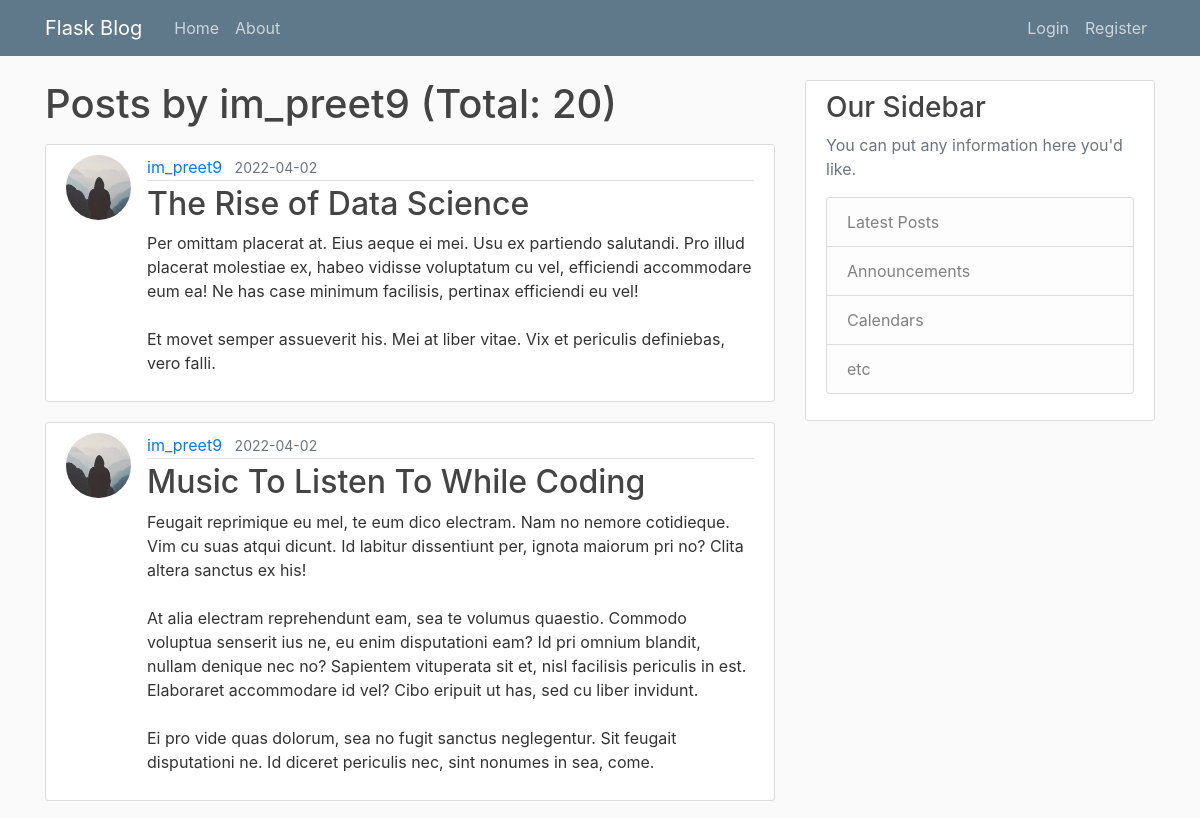
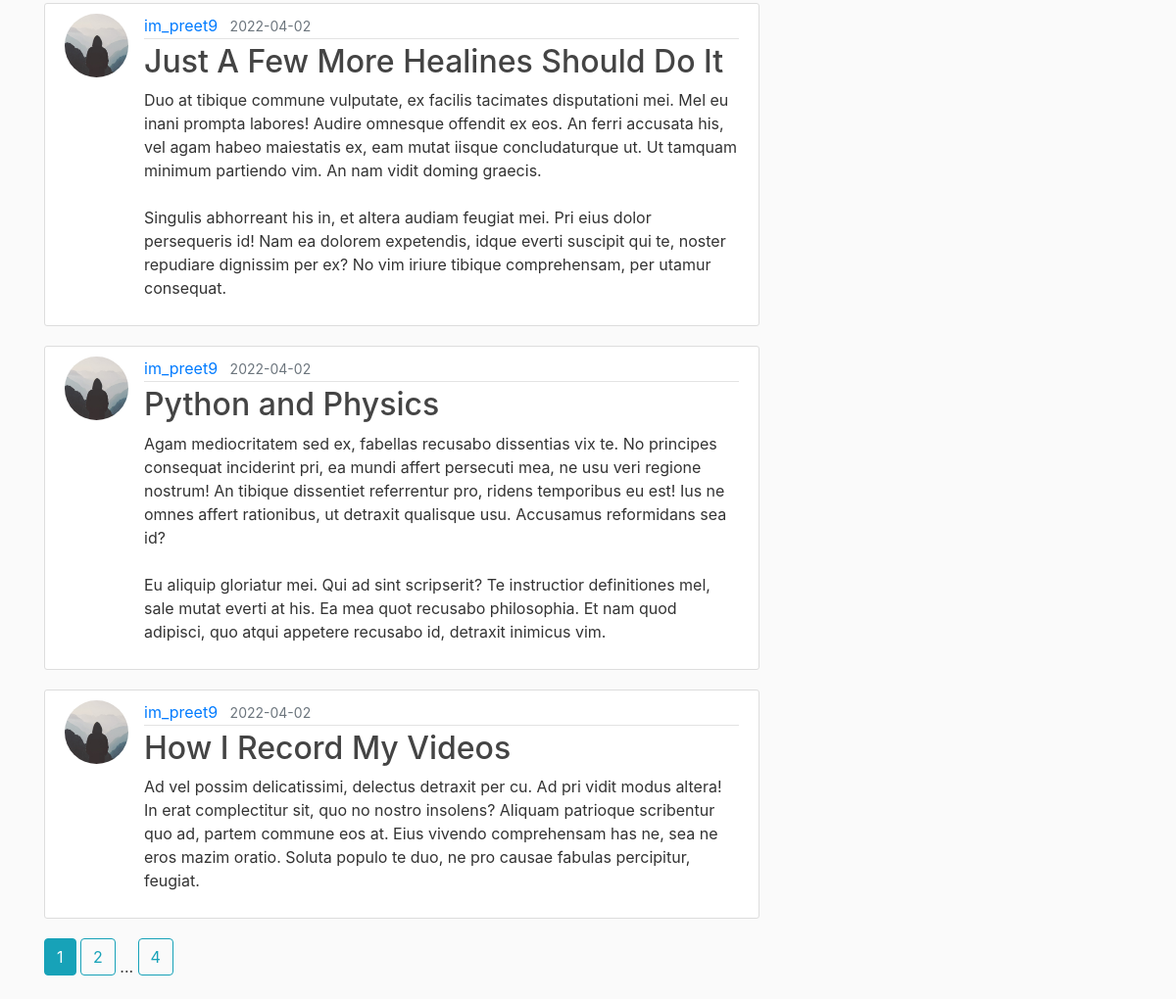
The app's page /user/im_preet9 with its own data (2 pictures, top to bottom).
### flaskblog/models.py (models this page shows, shortened)
class User(db.Model, UserMixin):
    id = db.Column(db.Integer, primary_key=True)
    username = db.Column(db.String(20), unique=True, nullable=False)
    email = db.Column(db.String(120), unique=True, nullable=False)
    img_file = db.Column(db.String(20), nullable=False, default="default.jpeg")
    password = db.Column(db.String(60), nullable=False)
    posts = db.relationship("Post", backref="author", lazy=True)

class Post(db.Model):
    id = db.Column(db.Integer, primary_key=True)
    title = db.Column(db.String(100), nullable=False)
    date = db.Column(db.DateTime, nullable=False, default=datetime.utcnow)
    content = db.Column(db.Text, nullable=False)
    user_id = db.Column(db.Integer, db.ForeignKey("user.id"), nullable=False)

### flaskblog/users/routes.py (the view)
@users.route("/user/<string:username>")
def user_posts(username):
    page = request.args.get("page", 1, type=int)
    user = User.query.filter_by(username=username).first_or_404()
    posts = Post.query.filter_by(author=user).order_by(Post.date.desc()).paginate(page=page, per_page=5)
    return render_template("user_posts.html", posts=posts, user=user)

### flaskblog/templates/user_posts.html
{% extends "layout.html" %}
{% block content %}
    <h1 class="mb-3">Posts by {{ user.username }} (Total: {{ posts.total }})</h1>
    {% for post in posts.items %}
        <article class="media content-section">
            <img
                    src="{{ url_for('static', filename='profile_pics/' + post.author.img_file) }}"
                    alt="profile picture"
                    class="rounded-circle article-img"
            />
            <div class="media-body">
                <div class="article-metadata">
                    <a class="mr-2"
                       href="{{ url_for("users.user_posts", username=post.author.username) }}">{{ post.author.username }}</a>
                    <small class="text-muted">{{ post.date.strftime("%Y-%m-%d") }}</small>
                </div>
                <h2>
                    <a class="article-title" href="{{ url_for('posts.post', post_id=post.id) }}"
                    >{{ post.title }}</a
                    >
                </h2>
                <p class="article-content">{{ post.content }}</p>
            </div>
        </article>
    {% endfor %}
    {% for page_num in posts.iter_pages(left_edge=1, right_edge=1, left_current=1, right_current=2) %}
        {% if page_num %}
            {% if posts.page == page_num %}
                <a class="btn btn-info mb-4"
                   href="{{ url_for('users.user_posts', username=user.username, page=page_num) }}">{{ page_num }}</a>
            {% else %}
                <a class="btn btn-outline-info mb-4"
                   href="{{ url_for('users.user_posts', username=user.username, page=page_num) }}">{{ page_num }}</a>
            {% endif %}
        {% else %}
            ...
        {% endif %}
    {% endfor %}
{% endblock content %}

### flaskblog/templates/layout.html (shortened to what this page needs)
<!DOCTYPE html>
<html lang="en">
<head>
    <link rel="stylesheet" href="https://cdn.jsdelivr.net/npm/bootstrap@4.6.1/dist/css/bootstrap.min.css"
>
    <link rel="stylesheet" type="text/css" href="{{ url_for('static', filename='main.css') }}"/>
</head>
<body>
<header class="site-header">
    <nav class="navbar navbar-expand-md navbar-dark bg-steel fixed-top">
        <div class="container">
            <a class="navbar-brand mr-4" href="/">Flask Blog</a>
            <div class="collapse navbar-collapse" id="navbarToggle">
                <div class="navbar-nav mr-auto">
                    <a class="nav-item nav-link" href="{{ url_for('main.home') }}">Home</a>
                    <a class="nav-item nav-link" href="{{ url_for('main.about') }}">About</a>
                </div>
                <div class="navbar-nav">
                    {% if current_user.is_authenticated %}
                        <a class="nav-item nav-link" href="{{ url_for('posts.new_post') }}">New Post</a>
                        <a class="nav-item nav-link" href="{{ url_for('users.account') }}">Account</a>
                        <a class="nav-item nav-link" href="{{ url_for('users.logout') }}">Logout</a>
                    {% else %}
                        <a class="nav-item nav-link" href="{{ url_for('users.login') }}">Login</a>
                        <a class="nav-item nav-link" href="{{ url_for('users.register') }}">Register</a>
                    {% endif %}
                </div>
            </div>
        </div>
    </nav>
</header>
<main role="main" class="container">
    <div class="row">
        <div class="col-md-8">
            {% block content %}{% endblock %}
        </div>
        <div class="col-md-4">
            <div class="content-section">
                <h3>Our Sidebar</h3>
                <p class='text-muted'>You can put any information here you'd like.
                <ul class="list-group">
                    <li class="list-group-item list-group-item-light">Latest Posts</li>
                    <li class="list-group-item list-group-item-light">Announcements</li>
                    <li class="list-group-item list-group-item-light">Calendars</li>
                    <li class="list-group-item list-group-item-light">etc</li>
                </ul>
                </p>
            </div>
        </div>
    </div>
</main>
</body>
</html>

### flaskblog/static/main.css (style rules this page uses)
body { background: #fafafa; color: #333333; margin-top: 5rem; }
h1, h2, h3, h4, h5, h6 { color: #444444; }
.bg-steel { background-color: #5f788a; }
.site-header .navbar-nav .nav-link { color: #cbd5db; }
.content-section { background: #ffffff; padding: 10px 20px; border: 1px solid #dddddd; border-radius: 3px; margin-bottom: 20px; }
.article-title { color: #444444; }
.article-content { white-space: pre-line; }
.article-img { height: 65px; width: 65px; margin-right: 16px; }
.article-metadata { padding-bottom: 1px; margin-bottom: 4px; border-bottom: 1px solid #e3e3e3; }

### records on screen
User: username "im_preet9"
Post: img_file (placeholder picture), author.username "im_preet9", date "2022-04-02", title "The Rise of Data Science", content "Per omittam placerat at. Eius aeque ei mei. Usu ex partiendo salutandi. Pro illud placerat molestiae ex, habeo vidisse voluptatum cu vel, efficiendi accommodare eum ea! Ne has case minimum facilisis, pertinax efficiendi eu vel! Et movet semper assueverit his. Mei at liber vitae. Vix et periculis definiebas, vero falli."
Post: img_file (placeholder picture), author.username "im_preet9", date "2022-04-02", title "Music To Listen To While Coding", content "Feugait reprimique eu mel, te eum dico electram. Nam no nemore cotidieque. Vim cu suas atqui dicunt. Id labitur dissentiunt per, ignota maiorum pri no? Clita altera sanctus ex his! At alia electram reprehendunt eam, sea te volumus quaestio. Commodo voluptua senserit ius ne, eu enim disputationi eam? Id pri omnium blandit, nullam denique nec no? Sapientem vituperata sit et, nisl facilisis periculis in est. Elaboraret accommodare id vel? Cibo eripuit ut has, sed cu liber invidunt. Ei pro vide quas dolorum, sea no fugit sanctus neglegentur. Sit feugait disputationi ne. Id diceret periculis nec, sint nonumes in sea, come."
Post: img_file (placeholder picture), author.username "im_preet9", date "2022-04-02", title "Just A Few More Healines Should Do It", content "Duo at tibique commune vulputate, ex facilis tacimates disputationi mei. Mel eu inani prompta labores! Audire omnesque offendit ex eos. An ferri accusata his, vel agam habeo maiestatis ex, eam mutat iisque concludaturque ut. Ut tamquam minimum partiendo vim. An nam vidit doming graecis. Singulis abhorreant his in, et altera audiam feugiat mei. Pri eius dolor persequeris id! Nam ea dolorem expetendis, idque everti suscipit qui te, noster repudiare dignissim per ex? No vim iriure tibique comprehensam, per utamur consequat."
Post: img_file (placeholder picture), author.username "im_preet9", date "2022-04-02", title "Python and Physics", content "Agam mediocritatem sed ex, fabellas recusabo dissentias vix te. No principes consequat inciderint pri, ea mundi affert persecuti mea, ne usu veri regione nostrum! An tibique dissentiet referrentur pro, ridens temporibus eu est! Ius ne omnes affert rationibus, ut detraxit qualisque usu. Accusamus reformidans sea id? Eu aliquip gloriatur mei. Qui ad sint scripserit? Te instructior definitiones mel, sale mutat everti at his. Ea mea quot recusabo philosophia. Et nam quod adipisci, quo atqui appetere recusabo id, detraxit inimicus vim."
Post: img_file (placeholder picture), author.username "im_preet9", date "2022-04-02", title "How I Record My Videos", content "Ad vel possim delicatissimi, delectus detraxit per cu. Ad pri vidit modus altera! In erat complectitur sit, quo no nostro insolens? Aliquam patrioque scribentur quo ad, partem commune eos at. Eius vivendo comprehensam has ne, sea ne eros mazim oratio. Soluta populo te duo, ne pro causae fabulas percipitur, feugiat."

### other values on screen
{{ posts.total }} "20"
{{ page_num }} "1"
{{ page_num }} "2" "4"
